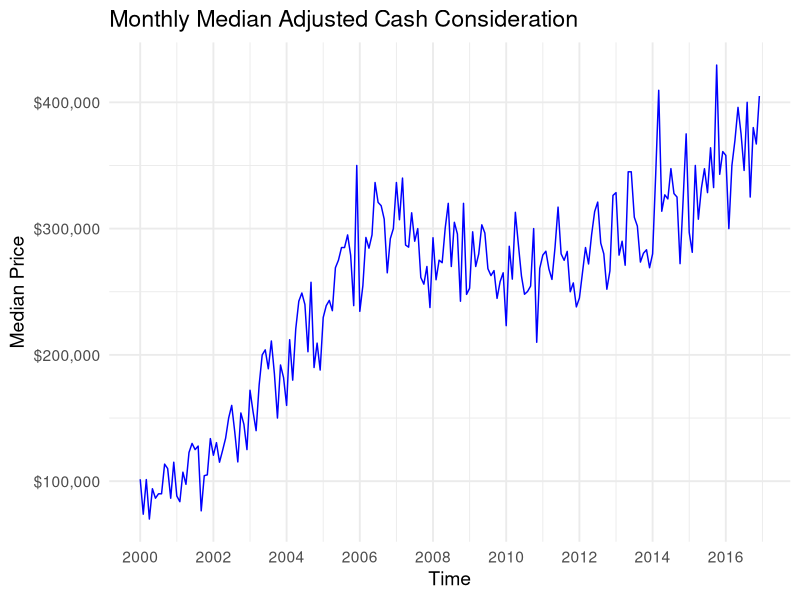
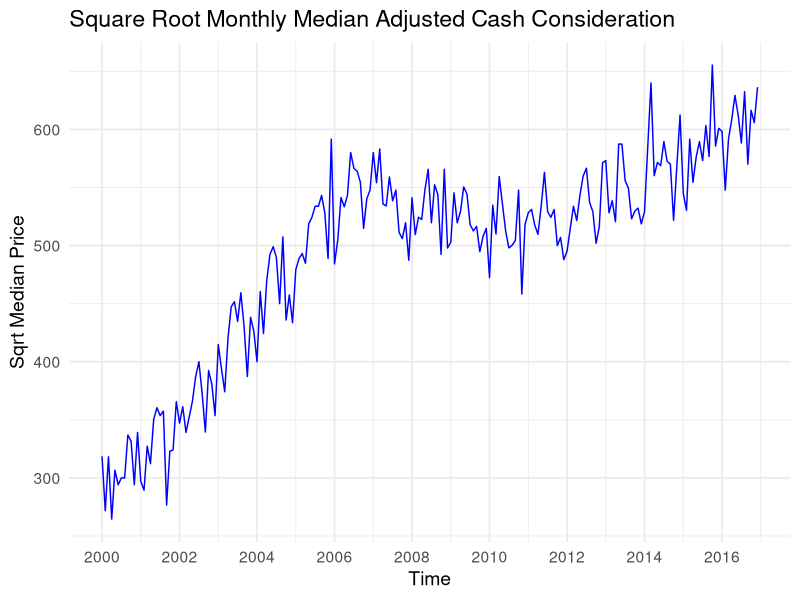
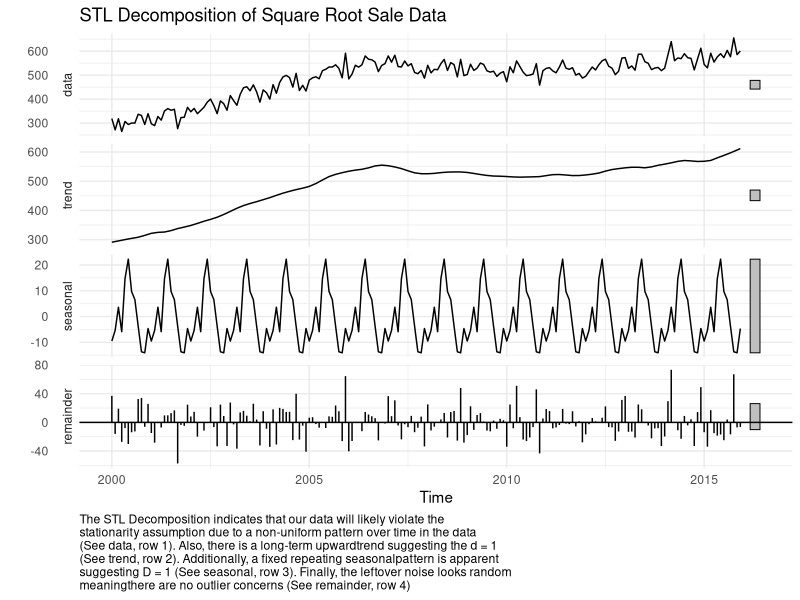
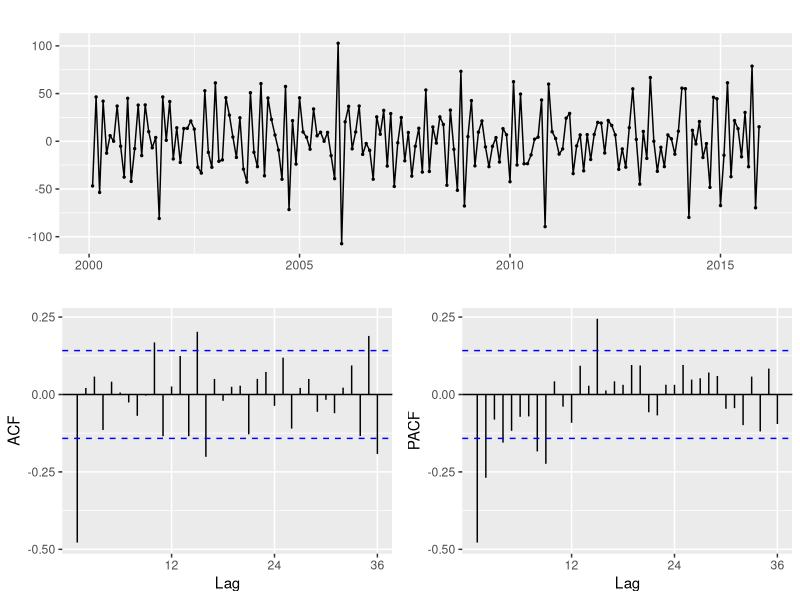
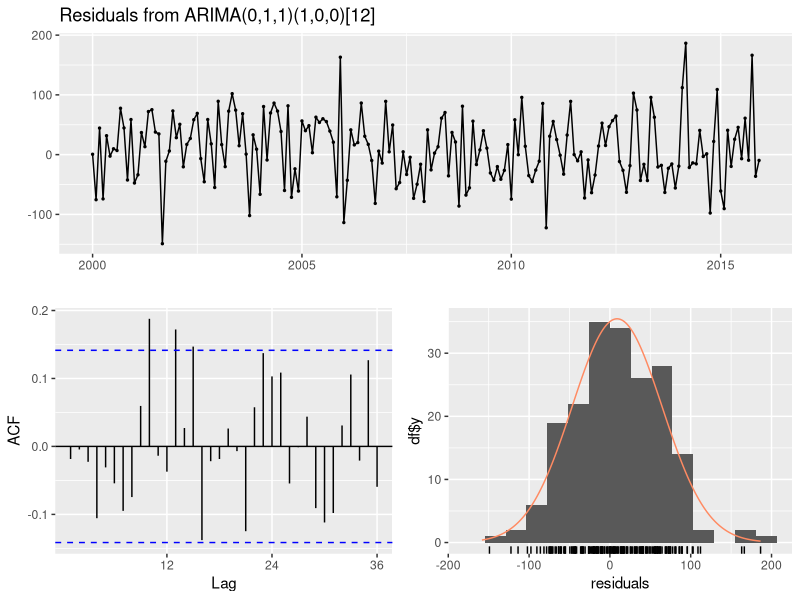
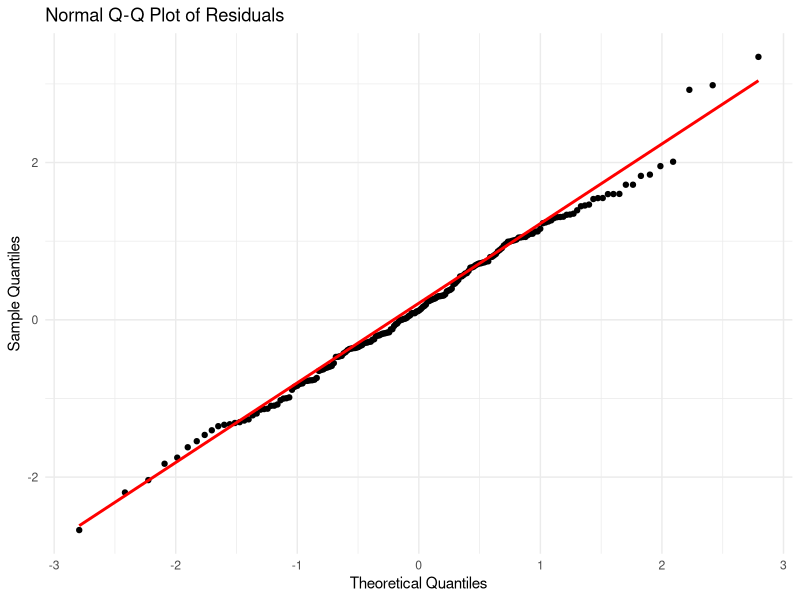
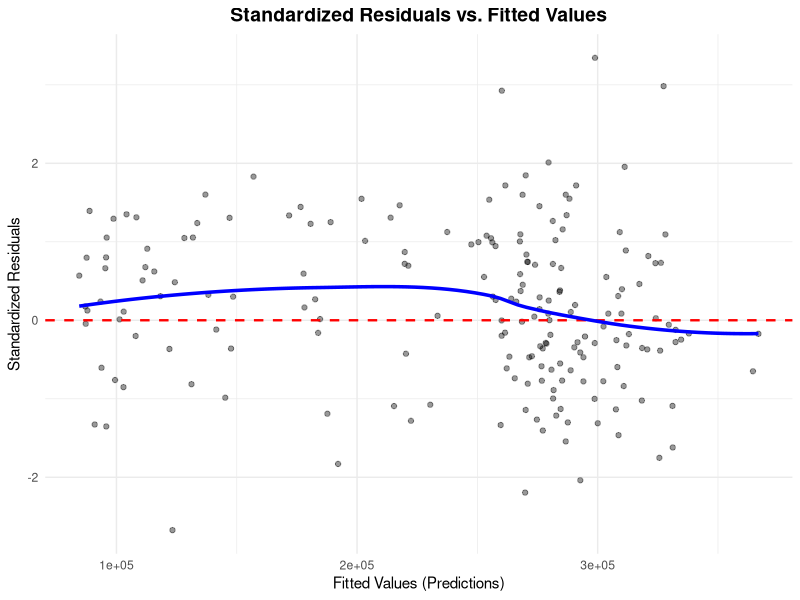
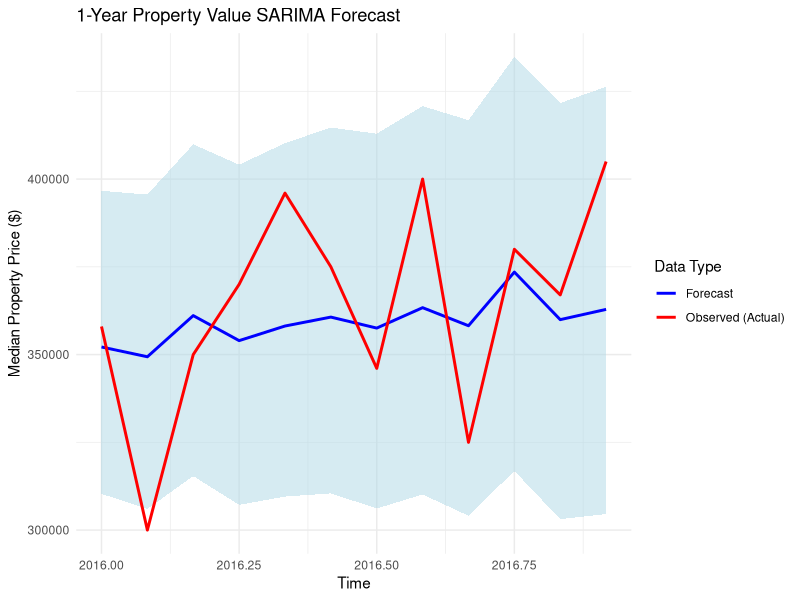

Reproduce these figures in R, in order.
## ---- chunk 1
# Documenting current R version
message("Current R Version: ", R.Version()$version.string)

# Installing and loading necessary packages
# Uncomment the following if you do not already have these packages downloaded
#install.packages("dplyr")
#install.packages("forecast")
#install.packages("ggplot2")
#install.packages("tseries")
#install.packages("here")
#install.packages("stats")
#install.packages("scales")
#install.packages("patchwork")

library(dplyr)
library(forecast) # helps build SARIMA models
library(ggplot2) # for plotting
library(tseries) # for stationarity tests
library(here) # for loading data
library(stats)
library(scales) 
library(patchwork) # for arranging graphics to save

# Documenting package versions
message("\nLoaded package versions:\ndplyr = ", packageVersion("dplyr"), "\nforecasts = ", packageVersion("forecast"), "\nggplot2 = ", packageVersion("ggplot2"), "\ntseries = ", packageVersion("tseries"), "\nhere = ", packageVersion("here"), "\nstats = ", packageVersion("stats"), "\nscales = ", packageVersion("scales"), "\npatchwork = ", packageVersion("patchwork"))

# Loading the data
data <- read.csv(here("project2/DATA/", "rtt_19147_monthly.csv"))
## ---- chunk 2
# Converting date variable into time series format
# This requires that during data cleaning the price variable is already ordered by month-year combination or else the time-series values will be misattributed to incorrect time points

head(data, 12) # already in order, minimal observations for 1999 so switching to 2000-2016

data_clean <- data[-c(1:12), ]
head(data_clean, 12)

ts_data <- ts(data_clean$median_price, start = c(2000, 1), frequency = 12) # from stats - defining the first observation in the time-series values to be January (1) of 1999 and a seasonal frequency of 12, indicating monthly data
# S = frequency (will confirm later with ACF, will be shown as biggest spike)
## ---- chunk 3
autoplot(ts_data, color = "blue") + # from ggplot2
  labs(
    title = "Monthly Median Adjusted Cash Consideration",
    x = "Time",
    y = "Median Price"
  ) +
  scale_y_continuous(labels = label_dollar()) +
  scale_x_continuous(breaks = seq(2000, 2016, by = 2)) +
  theme_minimal(base_size = 14) + # sets base font size
  theme(legend.position = "none")

ggsave(here("project2/OUTPUT/", "monthly_median_price_time_series.png"), width = 8, height = 5)

# Very high spike with first date at $500,000, there is only one recorded sale will try to log transform

# If the seasonal spikes have constant peaks and valleys over time, then you do not need a log-transformation, otherwise you need to use log to increase variance stability by compressing larger values more heavily than small ones. Doing this will stabilize the variance, creating constant variance in errors (homoscedasticity) which is needed for reliable metrics. THus, using log we can turn multiplicative noise into additive (constant-sized).

# Test:
BoxCox.lambda(ts_data)
# If close to 0 (-.2-.2) you need to log transform, closer to one means variance is more stable
# Gets .416 which you round to .5 meaning a square root transformation

# Will do this when running the model later using lambda argument
# lambda = 0

ts_sqrt <- sqrt(ts_data)
autoplot(ts_sqrt, color = "blue") + # from ggplot2
  labs(
    title = "Square Root Monthly Median Adjusted Cash Consideration",
    x = "Time",
    y = "Sqrt Median Price"
  ) +
  scale_x_continuous(breaks = seq(2000,2016, by = 2)) +
  theme_minimal(base_size = 14) + # sets base font size
  theme(legend.position = "none")
ggsave(here("project2/OUTPUT/", "monthly_median_price_sqrt_time_series.png"), width = 8, height = 5)


outliers <- tsoutliers(ts_sqrt)
print("Outliers present:")
print(outliers)
# no outliers
## ---- chunk 4
# Create Train/Test Split
# For determining parameters you want to use transformed data, but do not want to use in the models
train <- window(ts_sqrt, end = c(2015, 12)) # takes everything up until December of 2015
test <- window(ts_sqrt, start = c(2016, 1)) # takes everything starting at January of 2016

# This will be used for the models
train_raw <- window(ts_data, end = c(2015, 12)) # takes everything up until December of 2015
test_raw <- window(ts_data, start = c(2016, 1)) # takes everything starting at January of 2016
## ---- chunk 5
# STL Decomposition (Seasonal, Trend, Residual components)
decomposition <- stl(train, s.window = "periodic")

autoplot(decomposition) +
  labs(title = "STL Decomposition of Square Root Sale Data",
       caption = stringr::str_wrap("The STL Decomposition indicates that our data will likely violate the stationarity assumption due to a non-uniform pattern over time in the data (See data, row 1). Also, there is a long-term upwardtrend suggesting the d = 1 (See trend, row 2). Additionally, a fixed repeating seasonalpattern is apparent suggesting D = 1 (See seasonal, row 3). Finally, the leftover noise looks random meaningthere are no outlier concerns (See remainder, row 4)")) +
  theme_minimal() +
  theme(plot.caption = element_text(hjust=0, vjust=1))
ggsave(here("project2/OUTPUT/", "stl_decomposition.png"), width = 8, height = 8)

# Interpretation Notes:
# Data (Top panel) = unadjusted time series data (overall sense of data)
# Trend (Second panel) = long-term upward or downward direction of data (visual indication of d) - upward means long-term growth, flattening or reverse means behavior baseline change (indicates d = 1)
# Seasonal (Third panel) = repeating patterns that occur within a fixed, known period (visual indication of D) - should be uniform for stable seasonal pattern (indicates D = 1)
# Remainder (Bottom panel) = leftover noise/variation after removing trend and seasonal effects, outliers will be apparent here - should look random - looks random
## ---- chunk 6
# Perform Augmented Dickey-Fuller (ADF) test
adf.test(train) # from tseries

# Null hypothesis: Time-series is non-stationary
# Thus you want to reject the null (p < .05)

# Failed to reject null meaning it is not stationary
## ---- chunk 7
# This determines value of d (if trend) and S (if seasonality)
# Number of ordinary differences need
d <- ndiffs(train)
cat("\nNumber of ordinary differences (d) =", d)

# Number of seasonal differences needed
D <- nsdiffs(train)
cat("\nNumber of seasonal differences (D) =", D) # giving 0, but it could be 1 as seen in STL pattern so when optimizing let this be 0-1

# Apply differencing (d = 1 and D = 1) - differences argument default is 1
# Inner diff: Ordinary difference - lag = 1 (always), differences = d
# Outer diff: Seasonal difference - lag = S, differences = D

# Doignthe simplest differencing first to see if it fixes stationarity
diff_data <- diff(train, lag = d)

# Checking post-differencing
cat("\nNumber of ordinary differences (d) post-differencing =", ndiffs(diff_data))
cat("\nNumber of seasonal differences (D) post-differencing =", nsdiffs(diff_data))

# Checking if stationarity fixed (want < .05)
adf.test(diff_data)
## ---- chunk 8
ggtsdisplay(diff_data)

# Saving the components
p_ts <- autoplot(diff_data) + ggtitle("Time Series Plot")
p_acf <- ggAcf(diff_data) + ggtitle("ACF Plot")
p_pacf<- ggPacf(diff_data) + ggtitle("PACF Plot")

# Arrange using patchwork layout syntax ( / means top/bottom, | means side-by-side)
full_plot <- p_ts / (p_acf | p_pacf)

# Save the entire stitched object
ggsave(
  filename = here("project2/OUTPUT/", "acf_and_pacf.png"), 
  plot = full_plot, 
  width = 8, 
  height = 5
)

# Top is time plot of data
# ACF Tells us: 
# q (last lag where value out of significance band) - 1
# P (1 or more if positive lag at S else 0) - 1 (small lag though so could flip either way)
# Q (1 or more if negative lag at S, else 0) - 0
# PACF Tells us:
# p (last lag where value out of significance band) - 0 (when comparing to ACF since it tails off, but could be 2)

# Suggested parameters are SARIMA(0,1,1)(1,1,0)[12]
## ---- chunk 9
# Auto determines the best parameters based on the data
auto_model <- auto.arima(train_raw, seasonal = TRUE, lambda = "auto") # from forecast
summary(auto_model)

# Suggested parameters: SARIMA(0,1,1)(2,0,0)[12]
# My parameters from the visualizations was going to be (0,1,1)(1,1,0)[12]
# Since they do not align I am going to do an optimization grid and choose the best parameters from that
## ---- chunk 10
# Defining possible parameters to test
p_vals <- 0:2
d_vals <- 1
q_vals <- 0:2
P_vals <- 0:2
D_vals <- 0:1
Q_vals <- 0:1
period <- 12

# Creating parameter combinations
param_grid <- expand.grid(
  p = p_vals, d = d_vals, q = q_vals,
  P = P_vals, D = D_vals, Q = Q_vals
)

# Initializing results storage
results_list <- vector("list", nrow(param_grid)) 

for (i in seq_len(nrow(param_grid))) {
  p_val <- param_grid$p[i]
  d_val <- param_grid$d[i]
  q_val <- param_grid$q[i]
  P_val <- param_grid$P[i]
  D_val <- param_grid$D[i]
  Q_val <- param_grid$Q[i]
  
  # Doing try catch in case model fails to converge 
  fit <- tryCatch({
    Arima(train_raw,
          order = c(p_val, d_val, q_val), 
          seasonal = list(order = c(P_val, D_val, Q_val), period = period),
          lambda = .5)
  }, error = function(e) NULL)
  
  if (!is.null(fit)) {
    fc <- forecast(fit, h = 12)
    acc <- forecast::accuracy(fc, test_raw)
    results_list[[i]] <- data.frame(
      p = p_val, d = d_val, q = q_val,
      P = P_val, D = D_val, Q = Q_val,
      AIC = fit$aic,
      BIC = fit$bic,
      RMSE_train = acc["Training set", "RMSE"],
      RMSE_test = acc["Test set", "RMSE"],
      MAPE_train = acc["Training set", "MAPE"],
      MAPE_test = acc["Test set", "MAPE"]
    )
  }
}

# Combining results
results_table <- do.call(rbind, results_list)

results_table <- results_table[order(results_table$MAPE_test), ]

head(results_table, 25)

# Best model based on IC metrics, RMSE, and MAPE (and simplicity)
results_table[2, ]
## ---- chunk 11
# The other models for comparison
# Automatic = SARIMA(0,1,1)(2,0,0)[12]
# Visualization-based = SARIMA(0,1,1)(1,1,0)[12]
# Optimization grid = SARIMA(0,1,1)(1,0,0)[12] - the seasonal term takes both from the automatic and visual versions

#SARIMA(p,d,q)(P,D,Q)[S]
manual_model <- forecast::Arima(train_raw,
                      order = c(0,1,1),
                      seasonal = list(order = c(1,0,0), period = 12),
                      lambda = .5
                      )

summary(manual_model)
## ---- chunk 12
std_resids <- residuals(manual_model) / sd(residuals(manual_model), na.rm = TRUE)
fitted_vals <- fitted(manual_model)


# Residuals Independence and Basic Normality (Homoscedasticity check again)
# Generates the Residual Time Plot (homoscedasticity and structure), ACF (independence), Histogram of residuals (normality), and prints Ljung-Box p-value (independence)
checkresiduals(manual_model, lag = 12)

png(here("project2/OUTPUT/", "residuals_plots.png"), width = 800, height = 500)
checkresiduals(manual_model, lag = 12) # lag is for Ljung-Box test df calculation (statistical power), this will mean we are checking for missed patterns by looking two years back 
dev.off()

# Notes
# Time plot - random horizontal smude or rectangular shape centered aroudn 0 line (consiste height of spikes)
# ACF of Residuals (want no spikes, no leftover autocorrelation)
# Ljung-Box: If p > .05 - fail to reject the null (the residuals are not autocorrelated), confirming the residuals are not autocorrelated and behave like white noise
# Histogram - bars match curve smoothly; normal curve


# Advanced normality check (QQ Plot)
# Combine values in data frame
df <- data.frame(resids = as.numeric(na.omit(std_resids)))

# Build ggplot visualization
ggplot(df, aes(sample = resids)) +
  stat_qq() +
  stat_qq_line(color = "red", size = 1) +
  labs(title = "Normal Q-Q Plot of Residuals", 
       x = "Theoretical Quantiles", 
       y = "Sample Quantiles") +
  theme_minimal()

ggsave(here("project2/OUTPUT/", "qq_plot.png"), width = 8, height = 5)

#Notes 
# Want to hug the line, not an S shape (heavy tails) or curves away (skewed residuals)


# Check homoscedasticity (constant variance) and linearity
# Standardized Residuals vs. Fitted values (check for patterns)

# Combine your values into a clean data frame
plot_df <- data.frame(
  Fitted = as.numeric(fitted_vals),
  Residuals = as.numeric(std_resids)
)

# Build the ggplot visualization
ggplot(plot_df, aes(x = Fitted, y = Residuals)) +
  # Adding translucent data points to visualize point density (alpha handles transparency)
  geom_point(alpha = 0.4, color = "black", shape = 19) + 
  # Adds your horizontal dashed reference line at 0
  geom_hline(yintercept = 0, color = "red", linetype = "dashed", size = 0.8) +
  # Adds a smoothed trend line 
  geom_smooth(method = "loess", color = "blue", size = 1.2, se = FALSE) +
  labs(
    title = "Standardized Residuals vs. Fitted Values",
    x = "Fitted Values (Predictions)",
    y = "Standardized Residuals"
  ) +
  theme_minimal() +
  theme(
    plot.title = element_text(face = "bold", size = 14, hjust = 0.5),
    axis.title = element_text(size = 11)
  )

ggsave(here("project2/OUTPUT/", "residuals_vs_fitted.png"), width = 8, height = 5)

# Notes
# Homoscedasticity = want rectangle (not fan) 
# Linearity = lowess line flat (not U shape)
## ---- chunk 13
# Manual SARIMA prediction
forecast_values_manual <- forecast(manual_model, h = 12) # forecasting next 12 periods (horizon) - in this case months, also un-transforms data if you did transform earlier so it will be interpretable


# Preparing data to plot
plot_df <- data.frame(
  Time = as.numeric(time(forecast_values_manual$mean)),
  Forecast = as.numeric(forecast_values_manual$mean),
  Observed = as.numeric(test_raw),
  Lower_CI = as.numeric(forecast_values_manual$lower[,1]),
  Upper_CI = as.numeric(forecast_values_manual$upper[,1])
)

ggplot(plot_df, aes(x = Time)) +
  # Draw the gray confidence interval ribbon
  geom_ribbon(aes(ymin = Lower_CI, ymax = Upper_CI), fill = "lightblue", alpha = 0.5) +
  
  # Crucial Fix: "color =" must be INSIDE aes() to force a legend generation
  geom_line(aes(y = Forecast, color = "Forecast"), size = 1) +
  geom_line(aes(y = Observed, color = "Observed (Actual)"), size = 1) +
  
  # Configure labels
  labs(title = "1-Year Property Value SARIMA Forecast",
       x = "Time", 
       y = "Median Property Price ($)",
       color = "Data Type") +
       
  # Explicitly map the string names to your colors
  scale_color_manual(values = c("Forecast" = "blue", "Observed (Actual)" = "red")) +
  
  theme_minimal() +
  theme(legend.position = "right") # Forces the legend box to sit clearly on the right

ggsave(here("project2/OUTPUT/", "sarima_vs_observed.png"), width = 8, height = 5)

## ---- chunk 14
# Auto SARIMA prediction
forecast_values_auto <- forecast(auto_model, h = 12) # forecasting next 12 periods (horizon) - in this case months, also un-transforms data if you did transform earlier so it will be interpretable

# sets each forecast to be equal to the actual observed value from the last corresponding season (i.e., will forecast median value for December 2016 to be that of December 2015)

snaive_model <- snaive(train_raw, h = 12) # forecasting 12 months
## ---- chunk 15
# Metric calculations (lower is better)
# Automatic = SARIMA(0,1,1)(2,0,0)[12]
# Visualization-based = SARIMA(0,1,1)(1,1,0)[12]
# Optimization grid = SARIMA(0,1,1)(1,0,0)[12] - the seasonal term takes both from the automatic and visual versions

# SARIMA
cat("Manual SARIMA Model - SARIMA(0,1,1)(1,0,0)[12]")
forecast::accuracy(forecast_values_manual, test_raw) 

# SARIMA auto 
cat("\n\nAutomatic SARIMA Model - SARIMA(0,1,1)(2,0,0)[12]")
forecast::accuracy(forecast_values_auto, test_raw) 

# Seasonal Naive
cat("\n\nSeasonal Naive Model")
forecast::accuracy(snaive_model, test_raw)

## ---- chunk 16
autoplot(train) +
  autolayer(snaive_model, series = "Seasonal Naive Forecast", PI = FALSE) +
  autolayer(forecast_values_manual, series = "SARIMA Manual Forecast", PI = FALSE) +
  autolayer(forecast_values_auto, series = "SARIMA Auto Forecast", PI = FALSE) +
  autolayer(test_raw, series = "Observed (Actual)") +
  xlim(2016, 2016.999) + # showing only 2016
  labs(
    title = "Seasonal Naive vs. SARIMA Forecasts",
    x = "Time (2016)",
    y = "Median Sale Price ($)" # would this be prices?
  ) + scale_color_manual(values = c(
    "Seasonal Naive Forecast" = "orange",
    "SARIMA Manual Forecast" = "blue",
    "SARIMA Auto Forecast" = "green",
    "Observed (Actual)" = "red"
  )) +
  scale_y_continuous(labels = label_dollar()) +
  theme_minimal()

ggsave(here("project2/OUTPUT/", "model_comparisons.png"), width = 8, height = 5)


# Notes: 
# PI = FALSE - this turns of prediction intervals (PI; confidence bands) to prevent it from being messy
